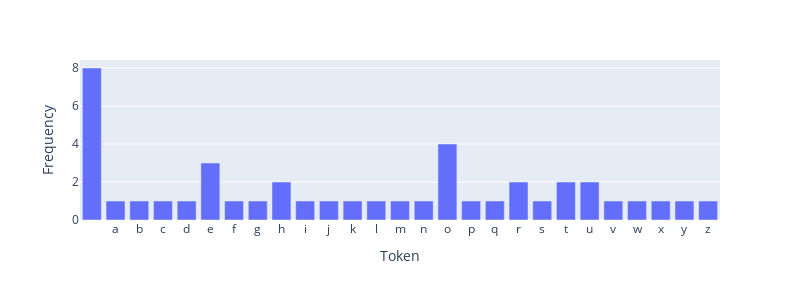
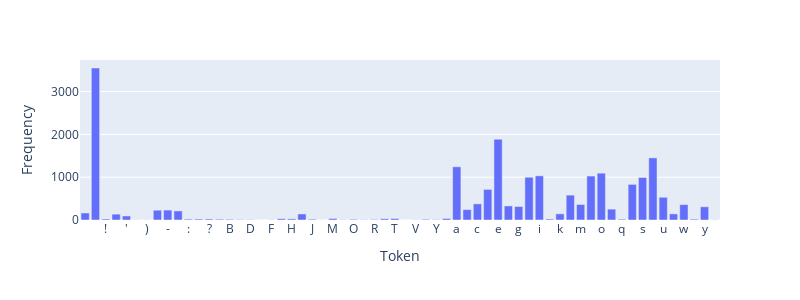

Here is the notebook cell these charts were saved with, in order:
### Code cell
class CharTokenizer:
    def __init__(self, training_data: str = "the quick brown fox jumps over the lazy dog"):
        self.training_data = training_data
        self.fit()

    def fit(self):
        self.vocab = sorted(set(self.training_data))
        self.char_to_id = {char: idx for idx, char in enumerate(self.vocab)}
        self.id_to_char = {idx: char for idx, char in enumerate(self.vocab)}
        self.vocab_size = len(self.vocab)

    def plot_token_distribution(self):
        counter = defaultdict(int)
        for token in self.encode(self.training_data):
            counter[token] += 1
        freq = [counter[self.char_to_id[char]] for char in self.vocab]
        fig = px.bar(x=self.vocab, y=freq, labels={'x': 'Token', 'y': 'Frequency'}, width=800, height=300)
        fig.show()

    def get_compression_ratio(self):
        num_bytes = len(bytes(self.training_data, encoding="utf-8"))
        num_tokens = len(self.encode(self.training_data))
        return num_bytes / num_tokens

    def encode(self, text: str):
        return [self.char_to_id[char] if char in self.char_to_id else '<unk>' for char in text]

    def decode(self, ids: list):
        return ''.join([self.id_to_char[id_] if type(id_) is int else '<unk>' for id_ in ids])

tk = CharTokenizer()
print(tk.vocab_size, tk.vocab)
print(tk.encode("hi, how are you?"))
print(tk.decode(tk.encode("hi, how are you?")))
print('Compression ratio', tk.get_compression_ratio())
tk.plot_token_distribution()

with open("./data/the-verdict.txt", "r") as f:
    data = f.read()
tk = CharTokenizer(data)
print(tk.vocab_size, tk.vocab)
print(tk.encode("hi, how are you?"))
print(tk.decode(tk.encode("hi, how are you?")))
print('Compression ratio', tk.get_compression_ratio())
tk.plot_token_distribution()

### Figure 1 — Plotly figure (JSON) as saved in the notebook; plotly's stock layout.template omitted (floating-point values rounded to 4 significant figures)
{"data": [{"hovertemplate": "Token=%{x}<br>Frequency=%{y}<extra></extra>", "legendgroup": "", "marker": {"color": "#636efa", "pattern": {"shape": ""}}, "name": "", "orientation": "v", "showlegend": false, "textposition": "auto", "type": "bar", "x": [" ", "a", "b", "c", "d", "e", "f", "g", "h", "i", "j", "k", "l", "m", "n", "o", "p", "q", "r", "s", "t", "u", "v", "w", "x", "y", "z"], "xaxis": "x", "y": [8, 1, 1, 1, 1, 3, 1, 1, 2, 1, 1, 1, 1, 1, 1, 4, 1, 1, 2, 1, 2, 2, 1, 1, 1, 1, 1], "yaxis": "y"}], "layout": {"barmode": "relative", "height": 300, "legend": {"tracegroupgap": 0}, "margin": {"t": 60}, "width": 800, "xaxis": {"anchor": "y", "domain": [0, 1], "title": {"text": "Token"}}, "yaxis": {"anchor": "x", "domain": [0, 1], "title": {"text": "Frequency"}}}}

### Figure 2 — Plotly figure (JSON) as saved in the notebook; plotly's stock layout.template omitted (floating-point values rounded to 4 significant figures)
{"data": [{"hovertemplate": "Token=%{x}<br>Frequency=%{y}<extra></extra>", "legendgroup": "", "marker": {"color": "#636efa", "pattern": {"shape": ""}}, "name": "", "orientation": "v", "showlegend": false, "textposition": "auto", "type": "bar", "x": ["\n", " ", "!", "\"", "'", "(", ")", ",", "-", ".", ":", ";", "?", "A", "B", "C", "D", "E", "F", "G", "H", "I", "J", "L", "M", "N", "O", "P", "R", "S", "T", "U", "V", "W", "Y", "_", "a", "b", "c", "d", "e", "f", "g", "h", "i", "j", "k", "l", "m", "n", "o", "p", "q", "r", "s", "t", "u", "v", "w", "x", "y", "z"], "xaxis": "x", "y": [164, 3551, 24, 137, 94, 3, 3, 229, 232, 212, 21, 22, 24, 19, 16, 9, 7, 1, 4, 30, 27, 141, 19, 1, 35, 5, 16, 5, 13, 30, 35, 1, 3, 16, 8, 36, 1243, 243, 377, 715, 1887, 329, 314, 999, 1032, 23, 144, 581, 362, 1027, 1094, 254, 19, 832, 993, 1451, 531, 143, 360, 20, 309, 4], "yaxis": "y"}], "layout": {"barmode": "relative", "height": 300, "legend": {"tracegroupgap": 0}, "margin": {"t": 60}, "width": 800, "xaxis": {"anchor": "y", "domain": [0, 1], "title": {"text": "Token"}}, "yaxis": {"anchor": "x", "domain": [0, 1], "title": {"text": "Frequency"}}}}
